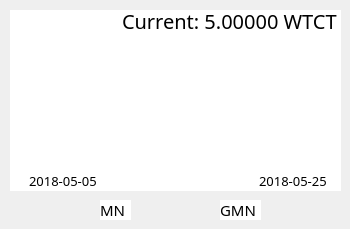
       <widget class="QWidget" name="tab">
        <attribute name="title">
         <string>Balance</string>
        </attribute>
        <widget class="QGraphicsView" name="graphicsView">
         <property name="geometry">
          <rect>
           <x>10</x>
           <y>10</y>
           <width>331</width>
           <height>181</height>
          </rect>
         </property>
         <property name="autoFillBackground">
          <bool>true</bool>
         </property>
         <property name="frameShape">
          <enum>QFrame::NoFrame</enum>
         </property>
         <property name="frameShadow">
          <enum>QFrame::Plain</enum>
         </property>
         <property name="lineWidth">
          <number>1</number>
         </property>
         <property name="midLineWidth">
          <number>0</number>
         </property>
         <property name="verticalScrollBarPolicy">
          <enum>Qt::ScrollBarAlwaysOff</enum>
         </property>
         <property name="horizontalScrollBarPolicy">
          <enum>Qt::ScrollBarAlwaysOff</enum>
         </property>
         <property name="sizeAdjustPolicy">
          <enum>QAbstractScrollArea::AdjustToContents</enum>
         </property>
         <property name="dragMode">
          <enum>QGraphicsView::ScrollHandDrag</enum>
         </property>
         <property name="resizeAnchor">
          <enum>QGraphicsView::AnchorUnderMouse</enum>
         </property>
        </widget>
        <widget class="QLabel" name="label_32">
         <property name="geometry">
          <rect>
           <x>80</x>
           <y>200</y>
           <width>21</width>
           <height>20</height>
          </rect>
         </property>
         <property name="text">
          <string/>
         </property>
         <property name="pixmap">
          <pixmap resource="pic.qrc">:/pic/GPoint.png</pixmap>
         </property>
        </widget>
        <widget class="QLabel" name="label_30">
         <property name="geometry">
          <rect>
           <x>100</x>
           <y>200</y>
           <width>31</width>
           <height>20</height>
          </rect>
         </property>
         <property name="font">
          <font>
           <family>微软雅黑</family>
           <pointsize>11</pointsize>
          </font>
         </property>
         <property name="styleSheet">
          <string notr="true">background-color: rgb(255, 255, 255);</string>
         </property>
         <property name="text">
          <string>MN</string>
         </property>
        </widget>
        <widget class="QLabel" name="label_33">
         <property name="geometry">
          <rect>
           <x>220</x>
           <y>200</y>
           <width>41</width>
           <height>20</height>
          </rect>
         </property>
         <property name="font">
          <font>
           <family>微软雅黑</family>
           <pointsize>11</pointsize>
          </font>
         </property>
         <property name="styleSheet">
          <string notr="true">background-color: rgb(255, 255, 255);</string>
         </property>
         <property name="text">
          <string>GMN</string>
         </property>
        </widget>
        <widget class="QLineEdit" name="lineEdit_35">
         <property name="geometry">
          <rect>
           <x>20</x>
           <y>10</y>
           <width>321</width>
           <height>21</height>
          </rect>
         </property>
         <property name="font">
          <font>
           <family>微软雅黑</family>
           <pointsize>15</pointsize>
          </font>
         </property>
         <property name="toolTip">
          <string/>
         </property>
         <property name="statusTip">
          <string/>
         </property>
         <property name="whatsThis">
          <string/>
         </property>
         <property name="accessibleName">
          <string/>
         </property>
         <property name="accessibleDescription">
          <string/>
         </property>
         <property name="styleSheet">
          <string notr="true">
QLineEdit[echoMode=&quot;2&quot;] {
    lineedit-password-character:42;
}
</string>
         </property>
         <property name="text">
          <string>Current: 5.00000 WTCT</string>
         </property>
         <property name="frame">
          <bool>false</bool>
         </property>
         <property name="echoMode">
          <enum>QLineEdit::Normal</enum>
         </property>
         <property name="alignment">
          <set>Qt::AlignRight|Qt::AlignTrailing|Qt::AlignVCenter</set>
         </property>
         <property name="placeholderText">
          <string/>
         </property>
        </widget>
        <widget class="QLineEdit" name="lineEdit_36">
         <property name="geometry">
          <rect>
           <x>20</x>
           <y>170</y>
           <width>81</width>
           <height>21</height>
          </rect>
         </property>
         <property name="font">
          <font>
           <family>微软雅黑</family>
           <pointsize>10</pointsize>
          </font>
         </property>
         <property name="toolTip">
          <string/>
         </property>
         <property name="statusTip">
          <string/>
         </property>
         <property name="whatsThis">
          <string/>
         </property>
         <property name="accessibleName">
          <string/>
         </property>
         <property name="accessibleDescription">
          <string/>
         </property>
         <property name="styleSheet">
          <string notr="true">
QLineEdit[echoMode=&quot;2&quot;] {
    lineedit-password-character:42;
}
</string>
         </property>
         <property name="text">
          <string>2018-05-05</string>
         </property>
         <property name="frame">
          <bool>false</bool>
         </property>
         <property name="echoMode">
          <enum>QLineEdit::Normal</enum>
         </property>
         <property name="alignment">
          <set>Qt::AlignRight|Qt::AlignTrailing|Qt::AlignVCenter</set>
         </property>
         <property name="placeholderText">
          <string/>
         </property>
        </widget>
        <widget class="QLineEdit" name="lineEdit_37">
         <property name="geometry">
          <rect>
           <x>250</x>
           <y>170</y>
           <width>81</width>
           <height>21</height>
          </rect>
         </property>
         <property name="font">
          <font>
           <family>微软雅黑</family>
           <pointsize>10</pointsize>
          </font>
         </property>
         <property name="toolTip">
          <string/>
         </property>
         <property name="statusTip">
          <string/>
         </property>
         <property name="whatsThis">
          <string/>
         </property>
         <property name="accessibleName">
          <string/>
         </property>
         <property name="accessibleDescription">
          <string/>
         </property>
         <property name="styleSheet">
          <string notr="true">
QLineEdit[echoMode=&quot;2&quot;] {
    lineedit-password-character:42;
}
</string>
         </property>
         <property name="text">
          <string>2018-05-25</string>
         </property>
         <property name="frame">
          <bool>false</bool>
         </property>
         <property name="echoMode">
          <enum>QLineEdit::Normal</enum>
         </property>
         <property name="alignment">
          <set>Qt::AlignRight|Qt::AlignTrailing|Qt::AlignVCenter</set>
         </property>
         <property name="placeholderText">
          <string/>
         </property>
        </widget>
        <widget class="QLabel" name="label_34">
         <property name="geometry">
          <rect>
           <x>200</x>
           <y>200</y>
           <width>21</width>
           <height>20</height>
          </rect>
         </property>
         <property name="text">
          <string/>
         </property>
         <property name="pixmap">
          <pixmap resource="pic.qrc">:/pic/GPoint.png</pixmap>
         </property>
        </widget>
       </widget>
